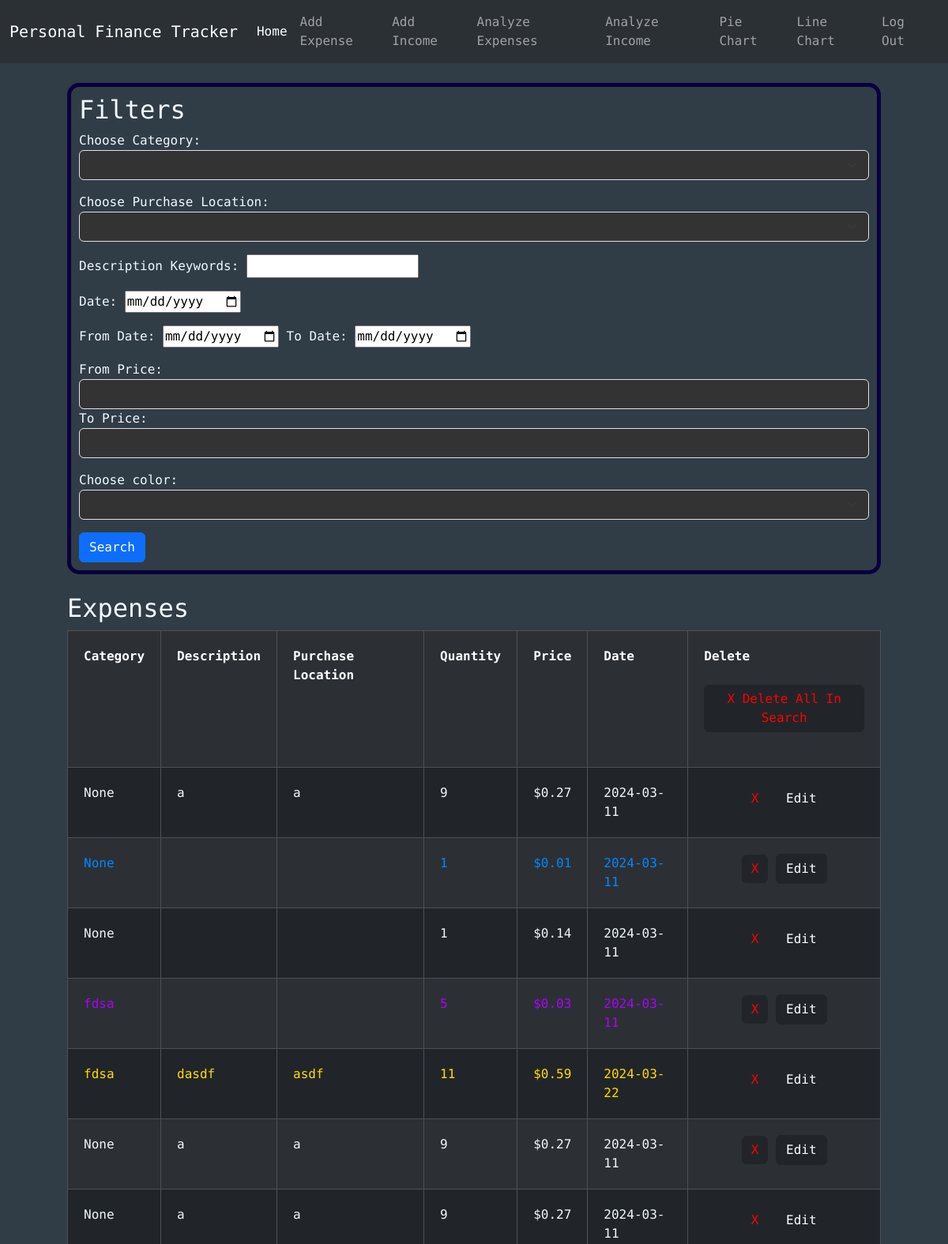
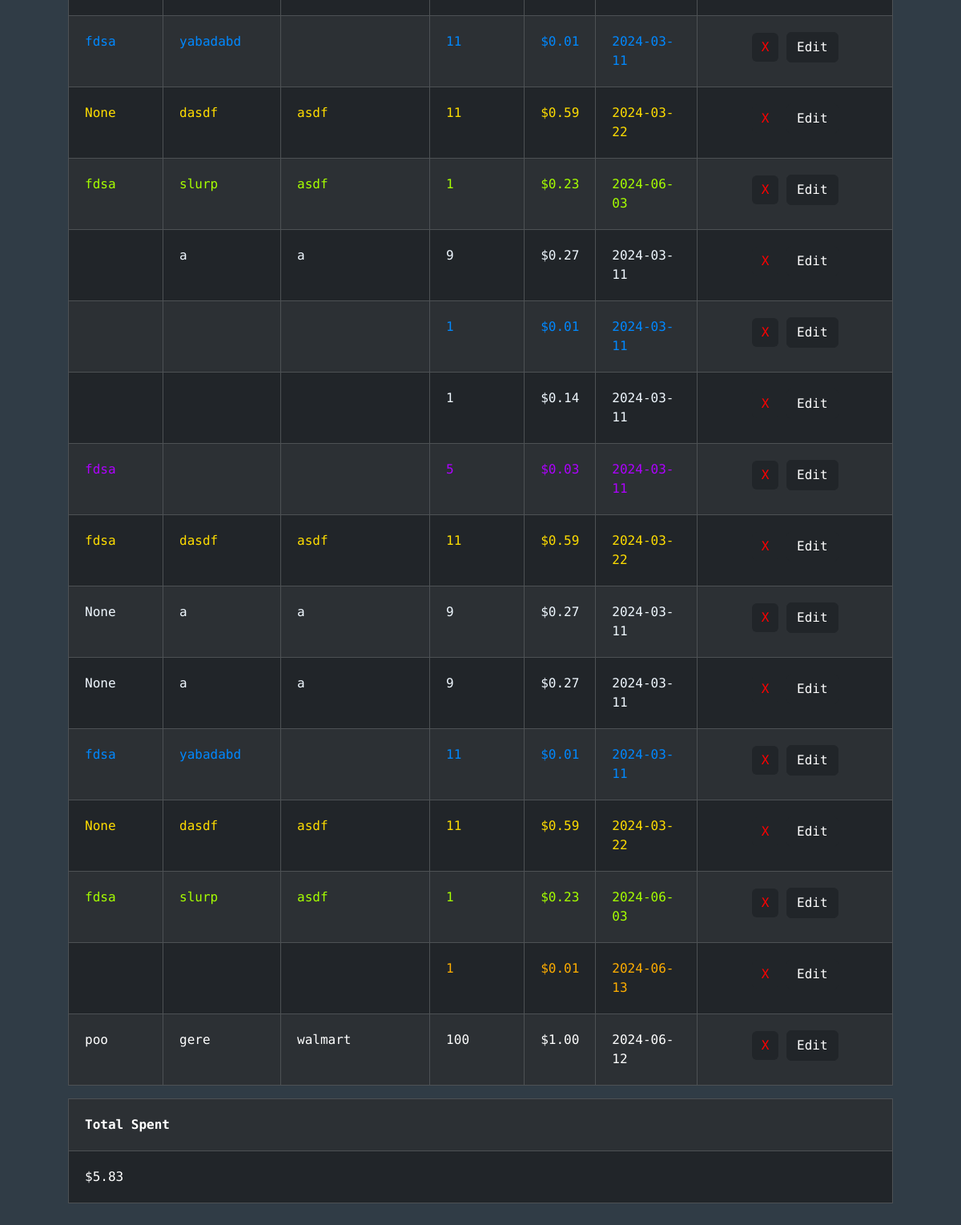
The page /analyzeExpenses (signed in) on the database as committed earlier (2 pictures, top to bottom).
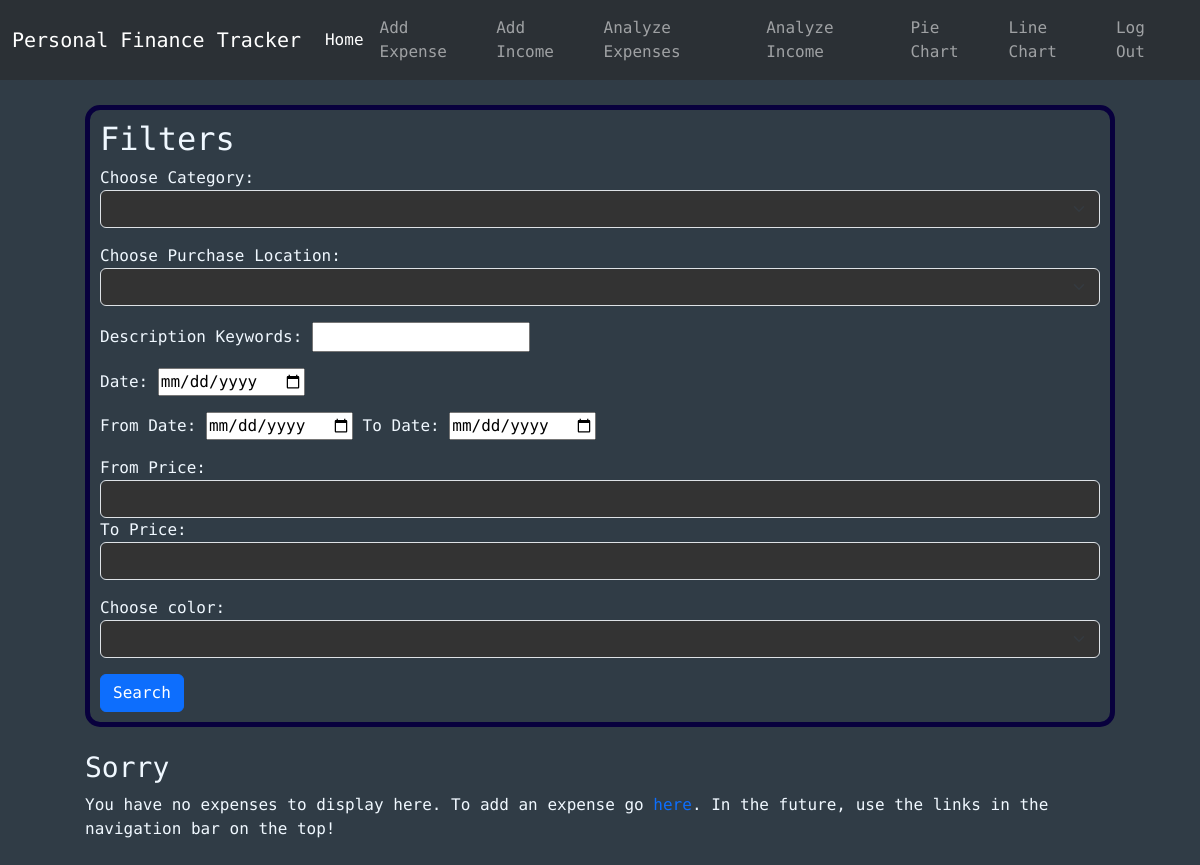
The same page on the database as committed later.
### tables this page shows
CREATE TABLE expenses (id INTEGER PRIMARY KEY, user_id INTEGER NOT NULL, category TEXT, description TEXT, purchaseLocation TEXT, quantity INTEGER NOT NULL, price NUMERIC NOT NULL, date TEXT NOT NULL, color TEXT, FOREIGN KEY (user_id) REFERENCES users(id));

### app.py (the view)
@app.route("/analyzeExpenses", methods=["GET", "POST"])
@login_required
def analyzeExpenses():
    conn = get_db_connection()
    categories = conn.execute("SELECT DISTINCT category FROM expenses WHERE user_id = ?", (session["user_id"],)).fetchall()
    purchaseLocations = conn.execute("SELECT DISTINCT purchaseLocation FROM expenses WHERE user_id = ?", (session["user_id"],)).fetchall()
    colors = conn.execute("SELECT DISTINCT color FROM expenses WHERE user_id = ?", (session["user_id"],)).fetchall()
    categoryFilter = None
    purchaseLocationFilter = None
    keywordsFilter = None
    dateFilter = None
    fromDateFilter =None
    toDateFilter = None
    fromPriceFilter = None
    toPriceFilter = None
    colorFilter = None
    exps = conn.execute("SELECT * FROM expenses WHERE user_id = ?", (session["user_id"],)).fetchall()
    total = conn.execute("SELECT SUM(price) AS sum FROM expenses WHERE user_id = ?", (session["user_id"],)).fetchall()[0]["sum"]
    if request.method == "POST":
        categoryFilter = request.form.get("category")
        purchaseLocationFilter = request.form.get("purchaseLocation")
        keywordsFilter = request.form.get("keywords")
        dateFilter = request.form.get("date")
        fromDateFilter = request.form.get("fromDate")
        toDateFilter = request.form.get("toDate")
        fromPriceFilter = request.form.get("fromPrice")
        toPriceFilter = request.form.get("toPrice")
        colorFilter = request.form.get("color")
        if dateFilter and (fromDateFilter or toDateFilter):
            flash("Cannot do from-to date at the same time as a specific date")
        if (fromPriceFilter and toPriceFilter) and float(fromPriceFilter) > float(toPriceFilter):
            flash("From-price must be smaller than to-price")
        if fromDateFilter:
            fD = date.fromisoformat(fromDateFilter)
        if toDateFilter:
            tD = date.fromisoformat(toDateFilter)
        if  fromDateFilter and toDateFilter and (not dateIsLessThan(fD, tD)):
            flash("From-date must be less than to-date")
        floatedFromPriceFilter = 0
        if fromPriceFilter:
            floatedFromPriceFilter = float(fromPriceFilter)
        floatedToPriceFilter = 0
        if toPriceFilter:
            floatedToPriceFilter = float(toPriceFilter)
        exps = conn.execute("SELECT * FROM expenses WHERE"\
                            " user_id = ?"\
                            " AND CASE WHEN ? != '' THEN category = ? ELSE 1 END"\
                            " AND CASE WHEN ? != '' THEN purchaseLocation = ? ELSE 1 END"\
                            " AND CASE WHEN ? != '' THEN description LIKE ? ELSE 1 END"\
                            " AND CASE WHEN ? != '' THEN date = ? ELSE 1 END"\
                             " AND CASE WHEN ? != '' AND ? != '' THEN date BETWEEN ? AND ? "\
                                " WHEN ? != '' AND ? == '' THEN date BETWEEN ? AND '9999-00-00'"\
                                " WHEN ? != '' AND ? == '' THEN date BETWEEN 0000-00-00  AND ?"\
                                " ELSE 1 END"\
                            " AND CASE WHEN ? != '' AND ? != '' THEN price BETWEEN ? AND ? "\
                                " WHEN ? != '' AND ? == '' THEN price BETWEEN ? AND 99999999"\
                                " WHEN ? != '' AND ? == '' THEN price BETWEEN 0 AND ?"\
                                " ELSE 1 END"\
                            " AND CASE WHEN ? != '' THEN color = ? ELSE 1 END"
                            , (session["user_id"], categoryFilter, categoryFilter, purchaseLocationFilter, purchaseLocationFilter, keywordsFilter, f'%{keywordsFilter}%', dateFilter, dateFilter, fromDateFilter, toDateFilter, fromDateFilter, toDateFilter, fromDateFilter, toDateFilter, fromDateFilter, toDateFilter, fromDateFilter, toDateFilter , fromPriceFilter, toPriceFilter, floatedFromPriceFilter, floatedToPriceFilter, fromPriceFilter, toPriceFilter, floatedFromPriceFilter, fromPriceFilter, toPriceFilter, floatedToPriceFilter, colorFilter, colorFilter)).fetchall()
        total = conn.execute("SELECT SUM(price) AS sum FROM expenses WHERE"\
                            " user_id = ?"\
                            " AND CASE WHEN ? != '' THEN category = ? ELSE 1 END"\
                            " AND CASE WHEN ? != '' THEN purchaseLocation = ? ELSE 1 END"\
                            " AND CASE WHEN ? != '' THEN description LIKE ? ELSE 1 END"\
                            " AND CASE WHEN ? != '' THEN date = ? ELSE 1 END"\
                            " AND CASE WHEN ? != '' AND ? != '' THEN date BETWEEN ? AND ? "\
                                " WHEN ? != '' AND ? == '' THEN date BETWEEN ? AND '9999-00-00'"\
                                " WHEN ? != '' AND ? == '' THEN date BETWEEN 0000-00-00  AND ?"\
                                " ELSE 1 END"\
                            " AND CASE WHEN ? != '' AND ? != '' THEN price BETWEEN ? AND ? "\
                                " WHEN ? != '' AND ? == '' THEN price BETWEEN ? AND 99999999"\
                                " WHEN ? != '' AND ? == '' THEN price BETWEEN 0 AND ?"\
                                " ELSE 1 END"\
                            " AND CASE WHEN ? != '' THEN color = ? ELSE 1 END"
                            , (session["user_id"], categoryFilter, categoryFilter, purchaseLocationFilter, purchaseLocationFilter, keywordsFilter, f'%{keywordsFilter}%', dateFilter, dateFilter, fromDateFilter, toDateFilter, fromDateFilter, toDateFilter, fromDateFilter, toDateFilter, fromDateFilter, toDateFilter, fromDateFilter, toDateFilter, fromPriceFilter, toPriceFilter, floatedFromPriceFilter, floatedToPriceFilter, fromPriceFilter, toPriceFilter, floatedFromPriceFilter, fromPriceFilter, toPriceFilter, floatedToPriceFilter, colorFilter, colorFilter)).fetchall()[0]["sum"]
    elif request.method == "GET":
        categoryFilter = categoryFilter if categoryFilter is not None else ""
        purchaseLocationFilter = purchaseLocationFilter if purchaseLocationFilter is not None else ""
        keywordsFilter = keywordsFilter if keywordsFilter is not None else ""
        dateFilter = dateFilter if dateFilter is not None else ""
        fromDateFilter = fromDateFilter if fromDateFilter is not None else ""
        toDateFilter = toDateFilter if toDateFilter is not None else ""
        fromPriceFilter = fromPriceFilter if fromPriceFilter is not None else ""
        toPriceFilter = toPriceFilter if toPriceFilter is not None else ""
        colorFilter = colorFilter if colorFilter is not None else ""
    return render_template("analyzeExpenses.html", categories=categories,purchaseLocations=purchaseLocations, colors=colors, expenses=exps,total=total,categoryFilter=categoryFilter,purchaseLocationFilter=purchaseLocationFilter,keywordsFilter=keywordsFilter,dateFilter=dateFilter,fromDateFilter=fromDateFilter,toDateFilter=toDateFilter,    fromPriceFilter=fromPriceFilter, toPriceFilter=toPriceFilter, colorFilter=colorFilter)

### helpers.py (called while the page is built)
def login_required(f):
    @wraps(f)
    def decorated_function(*args, **kwargs):
        if session.get("user_id") is None:
            return redirect("/login")
        return f(*args, **kwargs)
    return decorated_function

def get_db_connection():
    conn = sqlite3.connect('database.db')
    conn.row_factory = sqlite3.Row
    return conn

### templates/analyzeExpenses.html (shortened to what the changed rows need)
{% extends "layout.html" %}
{% block body %}
<div class="cont center-horizontal">
  <div class="formBox">
    <h2>Filters</h2>
    <form action="/analyzeExpenses" method="post">
    </form>
  </div>
  <br />
  {% if expenses -%}
  <div>
    <div>
      <h2>Expenses</h2>
      <div class="table-responsive">
        <table
          class="table table-dark table-striped table-bordered table-hover"
        >
          <tr>
            <th scope="col">Category</th>
            <th scope="col">Description</th>
            <th scope="col">Purchase Location</th>
            <th scope="col">Quantity</th>
            <th scope="col">Price</th>
            <th scope="col">Date</th>
            <th scope="col">
              Delete <br>
              <div id="expensesContainer">
              </div>
                <button
                  onclick="submitDeletes()"
                   class="delete-btn btn btn-dark"
                  style="color: red; border: 0; text-align: center"
                >
                  X Delete All In Search
                </button>
              <br />
            </th>
          </tr>
          {% for expense in expenses %}
          <tr>
            <td style="color: {{expense['color']}}">{{ expense["category"] }}</td>
            <td style="color: {{expense['color']}}">{{ expense["description"] }}</td>
            <td style="color: {{expense['color']}}">{{ expense["purchaseLocation"] }}</td>
            <td style="color: {{expense['color']}}">{{ expense["quantity"] }}</td>
            <td style="color: {{expense['color']}}">{{ "$%.2f"| format(expense["price"] )}}</td>
            <td style="color: {{expense['color']}}">{{ expense["date"] }}</td>
            <td style="text-align: center">
              <form action="/delete" method="POST" style="display: inline-block">
                <button
                  type="submit"
                  class="delete-btn btn btn-dark"
                  style="color: red; border: 0; text-align: center"
                >
                  X
                </button>
              </form>
              <form action="/edit" method="POST" style="display: inline-block">
                <button type="submit" class="delete-btn btn btn-dark">
                  Edit
                </button>
              </form>
            </td>
          </tr>
          {% endfor %}
        </table>
      </div>
      <table class="table table-dark table-striped table-bordered table-hover">
        <tr>
          <th scope="col">Total Spent</th>
        </tr>
        <tr>
          <td>{{"$%.2f"| format(total)}}</td>
        </tr>
      </table>
    </div>
    {% else -%}
    <h3>Sorry</h3>
    <p>
      You have no expenses to display here. To add an expense go
      <a href="/add-expense">here</a>. In the future, use the links in the
      navigation bar on the top!
    </p>
    {% endif %}
  </div>
</div>
{% endblock %}

Rows that differ between the two databases and show on the page:
removed expenses: category "None", description "a", purchaseLocation "a", quantity "9", price "$0.27", date "2024-03-11"
removed expenses: category "None", quantity "1", price "$0.01", date "2024-03-11", color "#0088ff" (drawn)
removed expenses: category "None", quantity "1", price "$0.14", date "2024-03-11"
removed expenses: category "fdsa", quantity "5", price "$0.03", date "2024-03-11", color "#ae00ff" (drawn)
removed expenses: category "fdsa", description "dasdf", purchaseLocation "asdf", quantity "11", price "$0.59", date "2024-03-22", color "#ffdd00" (drawn)
removed expenses: category "None", description "a", purchaseLocation "a", quantity "9", price "$0.27", date "2024-03-11"
removed expenses: category "None", description "a", purchaseLocation "a", quantity "9", price "$0.27", date "2024-03-11"
removed expenses: category "fdsa", description "yabadabd", quantity "11", price "$0.01", date "2024-03-11", color "#0088ff" (drawn)
removed expenses: category "None", description "dasdf", purchaseLocation "asdf", quantity "11", price "$0.59", date "2024-03-22", color "#ffdd00" (drawn)
removed expenses: category "fdsa", description "slurp", purchaseLocation "asdf", quantity "1", price "$0.23", date "2024-06-03", color "#a6ff00" (drawn)
removed expenses: description "a", purchaseLocation "a", quantity "9", price "$0.27", date "2024-03-11"
removed expenses: quantity "1", price "$0.01", date "2024-03-11", color "#0088ff" (drawn)
removed expenses: quantity "1", price "$0.14", date "2024-03-11"
removed expenses: category "fdsa", quantity "5", price "$0.03", date "2024-03-11", color "#ae00ff" (drawn)
removed expenses: category "fdsa", description "dasdf", purchaseLocation "asdf", quantity "11", price "$0.59", date "2024-03-22", color "#ffdd00" (drawn)
removed expenses: category "None", description "a", purchaseLocation "a", quantity "9", price "$0.27", date "2024-03-11"
removed expenses: category "None", description "a", purchaseLocation "a", quantity "9", price "$0.27", date "2024-03-11"
removed expenses: category "fdsa", description "yabadabd", quantity "11", price "$0.01", date "2024-03-11", color "#0088ff" (drawn)
removed expenses: category "None", description "dasdf", purchaseLocation "asdf", quantity "11", price "$0.59", date "2024-03-22", color "#ffdd00" (drawn)
removed expenses: category "fdsa", description "slurp", purchaseLocation "asdf", quantity "1", price "$0.23", date "2024-06-03", color "#a6ff00" (drawn)
removed expenses: quantity "1", price "$0.01", date "2024-06-13", color "#ffae00" (drawn)
removed expenses: category "poo", description "gere", purchaseLocation "walmart", quantity "100", price "$1.00", date "2024-06-12", color empty (drawn)
Other text that changed with them:
{{ "$%.2f"| format(total) }}: "$5.83" → (not shown)
text no longer shown: "Expenses Category Description Purchase Location Quantity Price Date Delete X Delete All In Search Total Spent"
text now shown: "Sorry You have no expenses to display here. To add an expense go here . In the future, use the links in the navigation bar on the top!"
